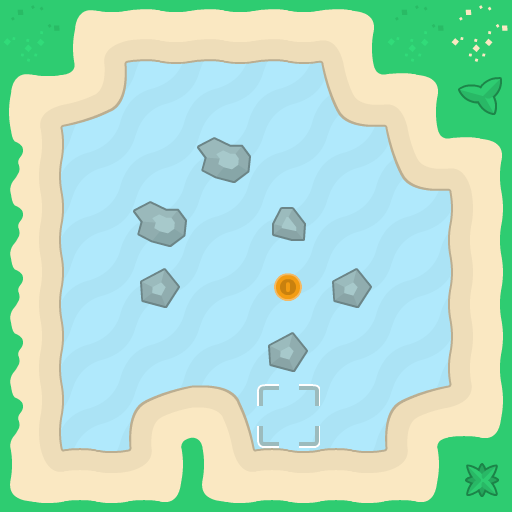

The image is a tile-based game level rendered from a .tmx file. Its description and complete source (layers, tilesets, objects, tile grids) follow:
An orthogonal 8x8 tile map with 64x64 px tiles, 4 tile layers (background, walls, foreground, objects).

<map version="1.10" tiledversion="1.11.2" orientation="orthogonal" renderorder="right-down" width="8" height="8" tilewidth="64" tileheight="64" infinite="0" nextlayerid="6" nextobjectid="1">
 <properties>
  <property name="character_bottom" value="[[16,0]]" />
  <property name="character_left" value="[[16,3]]" />
  <property name="character_right" value="[[16,2]]" />
  <property name="character_top" value="[[16,1]]" />
 </properties>
 <tileset firstgid="1" source="tiles_sheet.tsx" />
 <layer id="4" name="background" width="8" height="8">
  <data encoding="csv">
77,77,77,77,77,77,77,77,
77,77,77,77,77,77,77,77,
77,77,77,77,77,77,77,77,
77,77,77,77,77,77,77,77,
77,77,77,77,77,77,77,77,
77,77,77,77,77,77,77,77,
77,77,77,77,77,77,77,77,
77,77,77,77,77,77,77,77
</data>
 </layer>
 <layer id="1" name="walls" width="8" height="8">
  <data encoding="csv">
41,38,58,58,58,39,41,25,
38,60,0,0,0,57,39,24,
43,0,0,53,0,0,57,39,
43,0,53,0,52,0,0,23,
43,0,54,0,0,54,0,23,
43,0,0,0,54,0,0,23,
43,0,6,9,0,0,6,56,
55,7,56,55,7,7,56,24
</data>
 </layer>
 <layer id="5" name="foreground" width="8" height="8">
  <data encoding="csv">
0,0,0,0,0,0,0,0,
0,0,0,0,0,0,0,74,
0,0,0,0,0,0,0,0,
0,0,0,0,0,0,0,0,
0,0,0,0,0,0,0,0,
0,0,0,0,0,0,0,0,
0,0,0,0,0,0,0,0,
0,0,0,0,0,0,0,76
</data>
 </layer>
 <layer id="3" name="objects" width="8" height="8">
  <data encoding="csv">
0,0,0,0,0,0,0,0,
0,0,0,0,0,0,0,0,
0,0,0,0,0,0,0,0,
0,0,0,0,0,0,0,0,
0,0,0,0,85,0,0,0,
0,0,0,0,0,0,0,0,
0,0,0,0,102,0,0,0,
0,0,0,0,0,0,0,0
</data>
 </layer>
</map>
